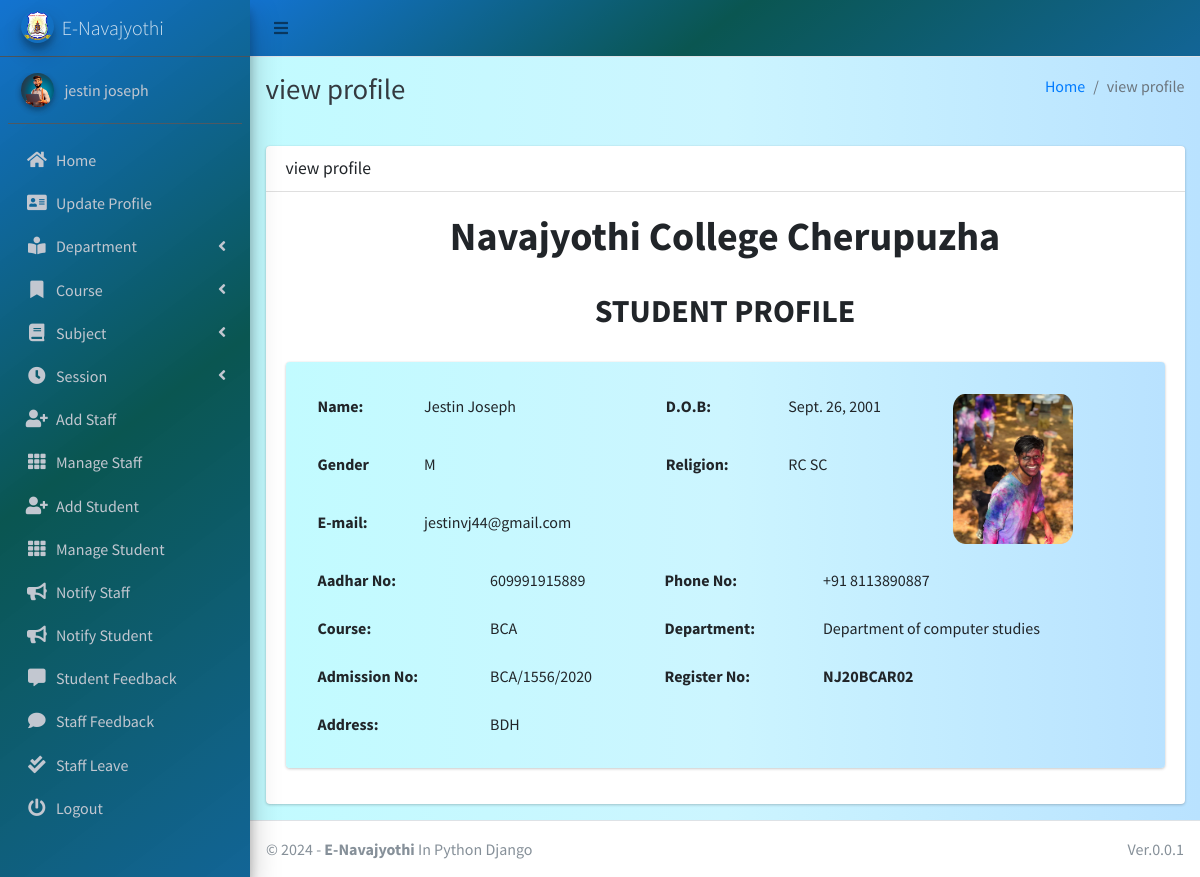
Page /student/view/1 (signed in) on the committed database.
### main_app/models.py (models this page shows, shortened)
class CustomUser(AbstractUser):
    USER_TYPE = ((1, "HOD"), (2, "Staff"), (3, "Student"))
    GENDER = [("M", "Male"), ("F", "Female")]
    username = None  # Removed username, using email instead
    email = models.EmailField(unique=True)
    user_type = models.CharField(default=1, choices=USER_TYPE, max_length=1)
    gender = models.CharField(max_length=1, choices=GENDER)
    profile_pic = models.ImageField()
    address = models.TextField()
    fcm_token = models.TextField(default="")  # For firebase notifications
    created_at = models.DateTimeField(auto_now_add=True)
    updated_at = models.DateTimeField(auto_now=True)
    USERNAME_FIELD = "email"
    REQUIRED_FIELDS = []
    objects = CustomUserManager()
    phone_num = models.IntegerField(max_length=12 ,null=True,blank=False)
    aadhar_num = models.IntegerField(max_length=16,null=True,blank=False)
    date_of_birth = models.DateField(null=True,blank=False)
    def __str__(self):
        return self.first_name + "  " + self.last_name

class Student(models.Model):
    admin = models.OneToOneField(CustomUser, on_delete=models.CASCADE)
    department = models.ForeignKey(Department, on_delete=models.DO_NOTHING, null=True, blank=False)
    course = models.ForeignKey(Course, on_delete=models.DO_NOTHING, null=True, blank=False)
    session = models.ForeignKey(Session, on_delete=models.DO_NOTHING, null=True)
    phone_num = models.IntegerField(max_length=12 ,null=True,blank=False)
    aadhar_num = models.IntegerField(max_length=12,null=True,blank=False)
    date_of_birth = models.DateField(null=True,blank=False)
    religion = models.CharField(max_length=12,null=True,blank=False)
    register_num = models.CharField(max_length=12,null=True,blank=False)
    admission_num = models.CharField(max_length=16,null=True,blank=False)

class Course(models.Model):
    name = models.CharField(max_length=120)
    department = models.ForeignKey(Department, on_delete=models.DO_NOTHING, null=True, blank=False)
    created_at = models.DateTimeField(auto_now_add=True)
    updated_at = models.DateTimeField(auto_now=True)
    def __str__(self):
        return self.name

class Department(models.Model):
    name = models.CharField(max_length=120)
    created_at = models.DateTimeField(auto_now_add=True)
    updated_at = models.DateTimeField(auto_now=True)
    def __str__(self):
        return self.name

### main_app/hod_views.py (the view)
def view_profile(request,student_id,):
    student = get_object_or_404(Student, id=student_id)
    context = {
        'student':student,
        'page_title': 'view profile'
    }
    return render(request, "hod_template/view_profile.html", context)

### main_app/templates/hod_template/view_profile.html (shortened to what this page needs)
{% extends 'main_app/base.html' %}
{% load static %}
{% block page_title %}{{page_title}}{% endblock page_title %}
{% block content %}
<section class="content">
    <div class="container-fluid">
        <div class="row">
            <div class="col-md-12">
                <div class="card">
                    <div class="card-header">
                        <h3 class="card-title">{{page_title}}</h3>
                    </div>
                    <div class="card-body">
                    <h1 class="heading_font"><b>Navajyothi College Cherupuzha</b></h1><br>
                    <h2 class="heading_font"><b>STUDENT PROFILE</b></h2><br>
                   <div class="card border-success mb-3 mx-auto" style="background: rgb(194,251,255);
                   background: linear-gradient(90deg, rgba(194,251,255,1) 0%, rgba(204,245,255,1) 50%, rgba(185,226,255,1) 100%);max-width: 55rem;">
                    <div class="card-body">
                    <table class = "table table-borderless" >
                        <tbody>
                          <tr>
                          <th scope="row">Name:</th>
                          <td>{{student.admin}}</td>
                          <th scope="row">D.O.B:</th>
                          <td>{{student.date_of_birth}}</td>
                          <td rowspan='3'><img src={{student.admin.profile_pic}} height="150rem" width="120rem"  style="border-radius: 10% ;"></td>
                        </tr>
                              <tr>
                                <th scope="row">Gender</th>
                          <td>{{student.admin.gender}}</td>
                                <th scope="row">Religion:</th>
                                <td>{{student.religion|upper}}</td>
                              </tr>  <tr>
                                <th scope="row">E-mail:</th>
                                <td>{{student.admin.email}}</td>
                          </tr>
                            </tbody>
                          </table>
                            <table class = "table table-borderless" >
                            <tbody>
                          <tr>
                             <th scope="row">Aadhar No:</th>
                                <td>{{student.aadhar_num}}</td>
                                <th scope="row">Phone No:</th>
                            <td>+91 {{student.phone_num}}</td>
                            </tr>
                              <tr>
                                <th scope="row">Course:</th>
                                <td>{{student.course}}</td>
                               <th scope="row">Department:</th>
                                <td>{{student.department}}</td>
                              </tr>
                              <tr>
                                <th scope="row">Admission No:</th>
                                <td>{{student.admission_num|upper}}</td>
                                <th scope="row">Register No:</th>
                                <td><b>{{student.register_num|upper}}</b></td>
                              </tr>
                          <tr>
                            <th scope="row">Address:</th>
                            <td colspan="2">{{student.admin.address|upper}}</td>
                          </tr>
                        </tbody>
                      </table>
                    </div>
                    </div>
                </div>
            </div>
        </div>
    </div>
</section>
{% endblock content %}

### main_app/templates/main_app/sidebar_template.html (shortened to what this page needs)
{% load static %}
<aside class="main-sidebar sidebar-dark-info elevation-4 " style="background: rgb(0,104,205);
background: linear-gradient(143deg, rgba(0,104,205,0.9248949579831933) 0%, rgba(0,79,74,0.9613095238095238) 49%, rgba(0,89,142,0.9276960784313726) 100%);">
    {% if request.user.user_type == '1' %}
    <a href="{% url 'admin_home' %}" class="brand-link">
        <img src="{% static 'dist/img/nava_logo.png' %} " alt="AdminLTE Logo"
            class="brand-image img-circle elevation-3" >
        <span class="brand-text font-weight-light">E-Navajyothi</span>
    </a>
      <div class="sidebar">
        <div class="user-panel mt-3 pb-3 mb-3 d-flex">
            <div class="image">
                <img src="{{ request.user.profile_pic}}" class="img-circle elevation-2" alt="User Image">
            </div>
            <div class="info">
                <a href="#" class="d-block">{{user}}</a>
            </div>
        </div>
        <nav class="mt-2 ">
            <ul class="nav nav-pills nav-sidebar flex-column " data-widget="treeview" role="menu" data-accordion="false">
                <li class="nav-item">
                    {% url 'admin_home' as admin_home %}
                    <a href="{{admin_home}}" class="nav-link {% if admin_home == request.path %} active {% endif %}">
                        <i class="nav-icon fas fa-home"></i>
                        <p >
                            Home
                        </p>
                    </a>
                </li>
                <li class="nav-item">
                    {% url 'admin_view_profile' as admin_view_profile %}
                    <a href="{{admin_view_profile}}"
                        class="nav-link {% if admin_view_profile == request.path %} active {% endif %}">
                        <i class="nav-icon fas fa-address-card"></i>
                        <p>
                            Update Profile
                        </p>
                    </a>
                </li>
            <li class="nav-item has-treeview">
                    <a href="#" class="nav-link">
                        <i class="nav-icon fas fa-book-reader"></i>
                        <p>
                            Department
                            <i class="fas fa-angle-left right"></i>
                        </p>
                    </a>
                </li>
                <li class="nav-item has-treeview">
                    <a href="#" class="nav-link">
                        <i class="nav-icon fas fa-bookmark"></i>
                        <p>
                            Course
                            <i class="fas fa-angle-left right"></i>
                        </p>
                    </a>
                </li>
                <li class="nav-item has-treeview">
                    <a href="#" class="nav-link">
                        <i class="nav-icon fas fa-book"></i>
                        <p>
                            Subject
                            <i class="fas fa-angle-left right"></i>
                        </p>
                    </a>
                </li>
                <li class="nav-item has-treeview">
                    <a href="#" class="nav-link">
                        <i class="nav-icon fas fa-clock"></i>
                        <p>
                            Session
                            <i class="fas fa-angle-left right"></i>
                        </p>
                    </a>
                </li>
                <li class="nav-item">
                    {% url 'add_staff' as add_staff %}
                    <a href="{{add_staff}}" class="nav-link {% if add_staff == request.path %} active {% endif %}">
                        <i class="nav-icon fas fa-user-plus"></i>
                        <p>
                            Add Staff
                        </p>
                    </a>
                </li>
                <li class="nav-item">
                    {% url 'manage_staff' as manage_staff %}
                    {% url 'edit_staff' staff_id as edit_staff %}
                    <a href="{{manage_staff}}"
                        class="nav-link {% if manage_staff == request.path or request.path == edit_staff %} active {% endif %}">
                        <i class="nav-icon fas fa-th"></i>
                        <p>
                            Manage Staff
                        </p>
                    </a>
                </li>
                <li class="nav-item">
                    {% url 'add_student' as add_student%}
                    <a href="{{add_student}}" class="nav-link  {% if add_student == request.path %} active {% endif %}">
                        <i class="nav-icon fas fa-user-plus"></i>
                        <p>
                            Add Student
                        </p>
                    </a>
                </li>
                <li class="nav-item">
                    {% url 'manage_student' as manage_student %}
                    {% url 'edit_student' student_id as edit_student %}
                    <a href="{{manage_student}}"
                        class="nav-link  {% if edit_student == request.path or manage_student == request.path %} active {% endif %}">
                        <i class="nav-icon fas fa-th"></i>
                        <p>
                            Manage Student
                        </p>
                    </a>
                </li>
                <li class="nav-item">
                    {% url 'admin_notify_staff' as admin_notify_staff %}
                    <a href="{{admin_notify_staff}}"
                        class="nav-link {% if admin_notify_staff == request.path %} active {% endif %}">
                        <i class="nav-icon fas fa-bullhorn"></i>
                        <p>
                            Notify Staff
                        </p>
                    </a>
                </li>
                <li class="nav-item">
                    {% url 'admin_notify_student' as admin_notify_student %}
                    <a href="{{admin_notify_student}}"
                        class="nav-link {% if admin_notify_student == request.path %} active {% endif %}">
                        <i class="nav-icon fas fa-bullhorn"></i>
                        <p>
                            Notify Student
                        </p>
                    </a>
                </li>
                <li class="nav-item">
                    {% url 'student_feedback_message' as student_feedback_message %}
                    <a href="{{ student_feedback_message }}"
                        class="nav-link  {% if student_feedback_message == request.path %} active {% endif %}">
                        <i class="nav-icon fas fa-comment-alt"></i>
                        <p>
                            Student Feedback
                        </p>
                    </a>
                </li>
                <li class="nav-item">
                    {% url 'staff_feedback_message' as staff_feedback_message %}
                    <a href="{{staff_feedback_message}}"
                        class="nav-link   {% if staff_feedback_message == request.path %} active {% endif %}">
                        <i class="nav-icon fas fa-comment"></i>
                        <p>
                            Staff Feedback
                        </p>
                    </a>
                </li>
                <li class="nav-item">
                    {% url 'view_staff_leave' as view_staff_leave %}
                    <a href="{{view_staff_leave}}"
                        class="nav-link  {% if view_staff_leave == request.path %} active {% endif %}">
                        <i class="nav-icon fas fa-check-double"></i>
                        <p>
                            Staff Leave
                        </p>
                    </a>
                </li>
                                        {% endif %}
                                        <li class="nav-item">
                                            <a href="{% url 'user_logout' %}"
                                                onclick="return confirm('Your session would be terminated.\n\nProceed?')"
                                                class="nav-link">
                                                <i class="nav-icon fas fa-power-off"></i>
                                                <p>
                                                    Logout
                                                </p>
                                            </a>
                                        </li>
                                    </ul>
                                </nav>
                            </div>
</aside>

### main_app/templates/hod_template/view_profile.html (style rules this page uses)
.heading_font { text-align: center; }

### rows in the picture
CustomUser: user.profile_pic (picture), first_name+last_name "jestin joseph"
Student: admin "Jestin Joseph", date_of_birth "Sept. 26, 2001", admin.profile_pic (picture), admin.gender "M", religion "RC SC", admin.email "jestinvj44@gmail.com", aadhar_num "609991915889", phone_num "8113890887", course "BCA", department "Department of computer studies", admission_num "BCA/1556/2020", register_num "NJ20BCAR02", admin.address "BDH"

### other values in the picture
{{ page_title }} "view profile"
